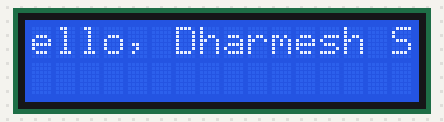
Bench run of a sketch on a simulated Arduino Uno, built with avr-gcc and run on an emulated ATmega328P. Shown: 16×2 character LCD.

Above: at 0.1 s.
At 0.8 s:
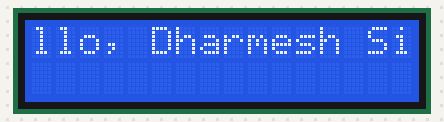
At 1.4 s:
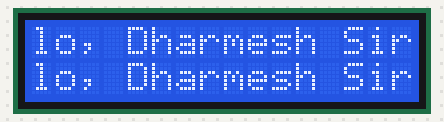
At 10.7 s:
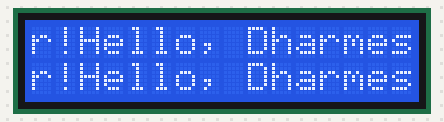
At 20.0 s:
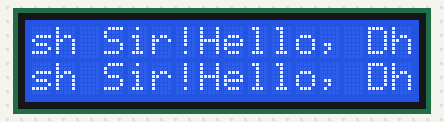
At 39.3 s:
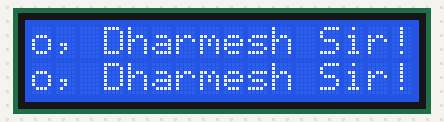

Measured:
- what the display in image 1 shows lasts 0.6 s, from 0.7 s to 1.3 s

The sketch:

HelloWorld2.ino
```cpp
#include <Wire.h>
#include <LiquidCrystal_PCF8574.h>

LiquidCrystal_PCF8574 lcd(0x27);  // set the LCD address to 0x27 for a 16 chars and 2 line display

void setup()
{
  int error;

  Wire.begin();
  Wire.beginTransmission(0x27); //Your LCD Address


  lcd.begin(16, 2); // initialize the lcd

} // setup()

void loop()
{
   lcd.setBacklight(255);
    //lcd.home(); lcd.clear();
    lcd.scrollDisplayLeft();
    lcd.print("Hello, Dharmesh Sir!");lcd.cursor();
    delay(600);

}/*
  } else if (show == 1) {
    lcd.clear();
    lcd.print("Cursor On");
    lcd.cursor();

  } else if (show == 2) {
    lcd.clear();
    lcd.print("Cursor Blink");
    lcd.blink();

  } else if (show == 3) {
    lcd.clear();
    lcd.print("Cursor OFF");
    lcd.noBlink();
    lcd.noCursor();

  } else if (show == 4) {
    lcd.clear();
    lcd.print("Display Off");
    lcd.noDisplay();

  } else if (show == 5) {
    lcd.clear();
    lcd.print("Display On");
    lcd.display();

  } else if (show == 7) {
    lcd.clear();
    lcd.setCursor(0, 0);
    lcd.print("*** first line.");
    lcd.setCursor(0, 1);
    lcd.print("*** second line.");

  } else if (show == 8) {
    lcd.scrollDisplayLeft();
  } else if (show == 9) {
    lcd.scrollDisplayLeft();
  } else if (show == 10) {
    lcd.scrollDisplayLeft();
  } else if (show == 11) {
    lcd.scrollDisplayRight();
  } // if

  delay(2000);
  show = (show + 1) % 12;
} // loop()

*/
```
